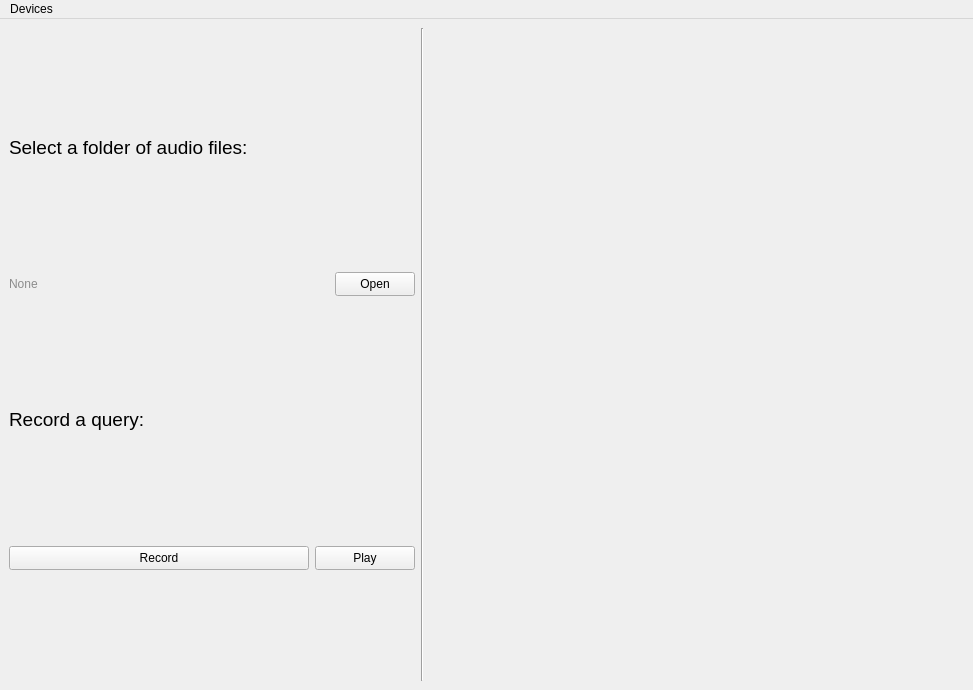
<?xml version="1.0" encoding="UTF-8"?>
<ui version="4.0">
 <class>AudioRecorder</class>
 <widget class="QMainWindow" name="AudioRecorder">
  <property name="geometry">
   <rect>
    <x>0</x>
    <y>0</y>
    <width>973</width>
    <height>690</height>
   </rect>
  </property>
  <property name="minimumSize">
   <size>
    <width>650</width>
    <height>0</height>
   </size>
  </property>
  <property name="windowTitle">
   <string>AudioSearchQT</string>
  </property>
  <widget class="QWidget" name="centralwidget">
   <layout class="QHBoxLayout" name="horizontalLayout_2">
    <item>
     <layout class="QVBoxLayout" name="rightLayout">
      <property name="leftMargin">
       <number>0</number>
      </property>
      <item>
       <layout class="QHBoxLayout" name="horizontalLayout">
        <property name="leftMargin">
         <number>0</number>
        </property>
        <item>
         <layout class="QVBoxLayout" name="lefbarLayout">
          <property name="spacing">
           <number>6</number>
          </property>
          <property name="sizeConstraint">
           <enum>QLayout::SetMinAndMaxSize</enum>
          </property>
          <property name="leftMargin">
           <number>0</number>
          </property>
          <property name="topMargin">
           <number>0</number>
          </property>
          <item>
           <widget class="QLabel" name="label_2">
            <property name="maximumSize">
             <size>
              <width>16777215</width>
              <height>20</height>
             </size>
            </property>
            <property name="font">
             <font>
              <pointsize>14</pointsize>
             </font>
            </property>
            <property name="text">
             <string>Select a folder of audio files:</string>
            </property>
           </widget>
          </item>
          <item>
           <layout class="QHBoxLayout" name="searchDirLayout">
            <item>
             <widget class="QLabel" name="searchDirLabel">
              <property name="maximumSize">
               <size>
                <width>16777215</width>
                <height>16777215</height>
               </size>
              </property>
              <property name="styleSheet">
               <string notr="true"> color: rgb(140,140,140); </string>
              </property>
              <property name="text">
               <string>None</string>
              </property>
              <property name="wordWrap">
               <bool>true</bool>
              </property>
             </widget>
            </item>
            <item>
             <widget class="QPushButton" name="searchDirButton">
              <property name="minimumSize">
               <size>
                <width>0</width>
                <height>24</height>
               </size>
              </property>
              <property name="maximumSize">
               <size>
                <width>80</width>
                <height>16777215</height>
               </size>
              </property>
              <property name="text">
               <string>Open</string>
              </property>
             </widget>
            </item>
           </layout>
          </item>
          <item>
           <widget class="QLabel" name="label">
            <property name="maximumSize">
             <size>
              <width>16777215</width>
              <height>20</height>
             </size>
            </property>
            <property name="font">
             <font>
              <pointsize>14</pointsize>
             </font>
            </property>
            <property name="text">
             <string>Record a query:</string>
            </property>
            <property name="alignment">
             <set>Qt::AlignBottom|Qt::AlignLeading|Qt::AlignLeft</set>
            </property>
           </widget>
          </item>
          <item>
           <layout class="QGridLayout" name="recordPlayLayout">
            <property name="topMargin">
             <number>0</number>
            </property>
            <item row="0" column="2">
             <widget class="QPushButton" name="playQueryButton">
              <property name="minimumSize">
               <size>
                <width>0</width>
                <height>24</height>
               </size>
              </property>
              <property name="maximumSize">
               <size>
                <width>100</width>
                <height>16777215</height>
               </size>
              </property>
              <property name="text">
               <string>Play</string>
              </property>
             </widget>
            </item>
            <item row="0" column="1">
             <widget class="QPushButton" name="recordButton">
              <property name="minimumSize">
               <size>
                <width>0</width>
                <height>24</height>
               </size>
              </property>
              <property name="maximumSize">
               <size>
                <width>300</width>
                <height>2342342</height>
               </size>
              </property>
              <property name="autoFillBackground">
               <bool>false</bool>
              </property>
              <property name="text">
               <string>Record</string>
              </property>
             </widget>
            </item>
           </layout>
          </item>
         </layout>
        </item>
        <item>
         <widget class="Line" name="line_4">
          <property name="orientation">
           <enum>Qt::Vertical</enum>
          </property>
         </widget>
        </item>
        <item>
         <layout class="QVBoxLayout" name="waveformLayout">
          <property name="spacing">
           <number>0</number>
          </property>
          <property name="leftMargin">
           <number>0</number>
          </property>
          <property name="topMargin">
           <number>0</number>
          </property>
          <item>
           <widget class="AudioThumbnail" name="waveform" native="true">
            <property name="minimumSize">
             <size>
              <width>0</width>
              <height>130</height>
             </size>
            </property>
            <property name="autoFillBackground">
             <bool>true</bool>
            </property>
           </widget>
          </item>
         </layout>
        </item>
       </layout>
      </item>
      <item>
       <layout class="QVBoxLayout" name="graphLayout">
        <property name="leftMargin">
         <number>0</number>
        </property>
       </layout>
      </item>
     </layout>
    </item>
   </layout>
  </widget>
  <widget class="QMenuBar" name="menuBar">
   <property name="geometry">
    <rect>
     <x>0</x>
     <y>0</y>
     <width>973</width>
     <height>22</height>
    </rect>
   </property>
   <widget class="QMenu" name="menuDevices">
    <property name="title">
     <string>Devices</string>
    </property>
    <addaction name="actionInput_Device"/>
   </widget>
   <addaction name="menuDevices"/>
  </widget>
  <action name="actionInput_Device">
   <property name="text">
    <string>Input Device</string>
   </property>
  </action>
 </widget>
 <customwidgets>
  <customwidget>
   <class>AudioThumbnail</class>
   <extends>QWidget</extends>
   <header>audiothumbnail.h</header>
   <container>1</container>
  </customwidget>
 </customwidgets>
 <resources/>
 <connections>
  <connection>
   <sender>recordButton</sender>
   <signal>clicked()</signal>
   <receiver>AudioRecorder</receiver>
   <slot>toggleRecord()</slot>
   <hints>
    <hint type="sourcelabel">
     <x>241</x>
     <y>284</y>
    </hint>
    <hint type="destinationlabel">
     <x>113</x>
     <y>317</y>
    </hint>
   </hints>
  </connection>
  <connection>
   <sender>searchDirButton</sender>
   <signal>clicked()</signal>
   <receiver>AudioRecorder</receiver>
   <slot>setSearchDirectory()</slot>
   <hints>
    <hint type="sourcelabel">
     <x>449</x>
     <y>123</y>
    </hint>
    <hint type="destinationlabel">
     <x>289</x>
     <y>97</y>
    </hint>
   </hints>
  </connection>
  <connection>
   <sender>playQueryButton</sender>
   <signal>clicked()</signal>
   <receiver>AudioRecorder</receiver>
   <slot>playQuery()</slot>
   <hints>
    <hint type="sourcelabel">
     <x>456</x>
     <y>284</y>
    </hint>
    <hint type="destinationlabel">
     <x>417</x>
     <y>103</y>
    </hint>
   </hints>
  </connection>
 </connections>
 <slots>
  <slot>setOutputLocation()</slot>
  <slot>toggleRecord()</slot>
  <slot>togglePause()</slot>
  <slot>search()</slot>
  <slot>setSearchDirectory()</slot>
  <slot>resultClicked()</slot>
  <slot>playQuery()</slot>
  <slot>toggleResultView()</slot>
  <slot>stopAudio()</slot>
  <slot>playLastAudio()</slot>
 </slots>
</ui>
